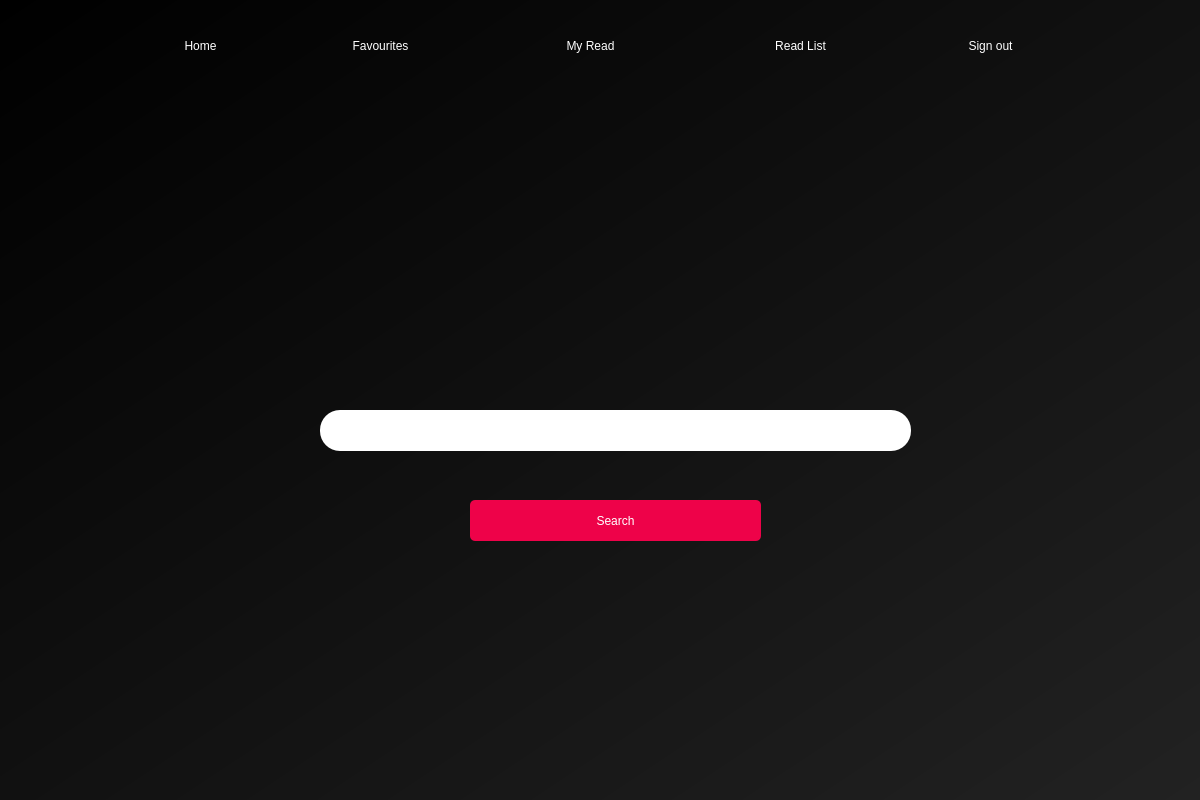
<?xml version="1.0" encoding="UTF-8"?>
<ui version="4.0">
 <class>Dialog</class>
 <widget class="QDialog" name="Dialog">
  <property name="geometry">
   <rect>
    <x>0</x>
    <y>0</y>
    <width>1200</width>
    <height>800</height>
   </rect>
  </property>
  <property name="windowTitle">
   <string>Home</string>
  </property>
  <property name="windowIcon">
   <iconset>
    <normaloff>assets/wiki_icon.png</normaloff>assets/wiki_icon.png</iconset>
  </property>
  <widget class="QWidget" name="bgwidget" native="true">
   <property name="geometry">
    <rect>
     <x>0</x>
     <y>0</y>
     <width>1200</width>
     <height>800</height>
    </rect>
   </property>
   <property name="styleSheet">
    <string notr="true">QWidget#bgwidget{
background-color: rgb(18, 18, 18);
background-color: qlineargradient(spread:pad, x1:0, y1:0, x2:1, y2:1, stop:0 rgba(0, 0, 0, 255), stop:1 rgba(34, 34, 34, 255));}
</string>
   </property>
   <widget class="QPushButton" name="search_button">
    <property name="geometry">
     <rect>
      <x>470</x>
      <y>500</y>
      <width>291</width>
      <height>41</height>
     </rect>
    </property>
    <property name="cursor">
     <cursorShape>PointingHandCursor</cursorShape>
    </property>
    <property name="styleSheet">
     <string notr="true">border-radius: 5px;
background-color: rgb(238, 2, 73);
font: 14pt &quot;MS Shell Dlg 2&quot;;
color: rgb(255, 255, 255);</string>
    </property>
    <property name="text">
     <string>Search</string>
    </property>
   </widget>
   <widget class="QWidget" name="search_widget" native="true">
    <property name="geometry">
     <rect>
      <x>320</x>
      <y>410</y>
      <width>591</width>
      <height>41</height>
     </rect>
    </property>
    <property name="styleSheet">
     <string notr="true">background-color: white;

border-radius: 20px;</string>
    </property>
    <widget class="QLabel" name="search_icon_label">
     <property name="geometry">
      <rect>
       <x>14</x>
       <y>11</y>
       <width>18</width>
       <height>19</height>
      </rect>
     </property>
     <property name="text">
      <string/>
     </property>
     <property name="pixmap">
      <pixmap>assets/search_icon.png</pixmap>
     </property>
     <property name="scaledContents">
      <bool>true</bool>
     </property>
    </widget>
    <widget class="QLineEdit" name="search_line_edit">
     <property name="geometry">
      <rect>
       <x>40</x>
       <y>0</y>
       <width>541</width>
       <height>41</height>
      </rect>
     </property>
     <property name="styleSheet">
      <string notr="true">font: 12pt &quot;MS Shell Dlg 2&quot;;</string>
     </property>
    </widget>
   </widget>
   <widget class="QLabel" name="title_icon">
    <property name="geometry">
     <rect>
      <x>400</x>
      <y>240</y>
      <width>421</width>
      <height>121</height>
     </rect>
    </property>
    <property name="text">
     <string/>
    </property>
    <property name="pixmap">
     <pixmap>assets/wiki_font.png</pixmap>
    </property>
   </widget>
   <widget class="QPushButton" name="menu_my_read">
    <property name="geometry">
     <rect>
      <x>550</x>
      <y>30</y>
      <width>81</width>
      <height>31</height>
     </rect>
    </property>
    <property name="cursor">
     <cursorShape>PointingHandCursor</cursorShape>
    </property>
    <property name="styleSheet">
     <string notr="true">border-radius: 20px;
background-color: rgba(238, 2, 73, 0);
font: 12pt &quot;MS Shell Dlg 2&quot;;
color: rgb(255, 255, 255);</string>
    </property>
    <property name="text">
     <string>My Read</string>
    </property>
   </widget>
   <widget class="QPushButton" name="menu_home">
    <property name="geometry">
     <rect>
      <x>170</x>
      <y>30</y>
      <width>61</width>
      <height>31</height>
     </rect>
    </property>
    <property name="cursor">
     <cursorShape>PointingHandCursor</cursorShape>
    </property>
    <property name="styleSheet">
     <string notr="true">border-radius: 20px;
background-color: rgba(238, 2, 73, 0);
font: 12pt &quot;MS Shell Dlg 2&quot;;
color: rgb(255, 255, 255);</string>
    </property>
    <property name="text">
     <string>Home</string>
    </property>
   </widget>
   <widget class="QPushButton" name="menu_sign_out">
    <property name="geometry">
     <rect>
      <x>950</x>
      <y>30</y>
      <width>81</width>
      <height>31</height>
     </rect>
    </property>
    <property name="cursor">
     <cursorShape>PointingHandCursor</cursorShape>
    </property>
    <property name="styleSheet">
     <string notr="true">border-radius: 20px;
background-color: rgba(238, 2, 73, 0);
font: 12pt &quot;MS Shell Dlg 2&quot;;
color: rgb(255, 255, 255);</string>
    </property>
    <property name="text">
     <string>Sign out</string>
    </property>
   </widget>
   <widget class="QPushButton" name="menu_read_list">
    <property name="geometry">
     <rect>
      <x>750</x>
      <y>30</y>
      <width>101</width>
      <height>31</height>
     </rect>
    </property>
    <property name="cursor">
     <cursorShape>PointingHandCursor</cursorShape>
    </property>
    <property name="styleSheet">
     <string notr="true">border-radius: 20px;
background-color: rgba(238, 2, 73, 0);
font: 12pt &quot;MS Shell Dlg 2&quot;;
color: rgb(255, 255, 255);</string>
    </property>
    <property name="text">
     <string>Read List</string>
    </property>
   </widget>
   <widget class="QPushButton" name="menu_fav">
    <property name="geometry">
     <rect>
      <x>330</x>
      <y>30</y>
      <width>101</width>
      <height>31</height>
     </rect>
    </property>
    <property name="cursor">
     <cursorShape>PointingHandCursor</cursorShape>
    </property>
    <property name="styleSheet">
     <string notr="true">border-radius: 20px;
background-color: rgba(238, 2, 73, 0);
font: 12pt &quot;MS Shell Dlg 2&quot;;
color: rgb(255, 255, 255);</string>
    </property>
    <property name="text">
     <string>Favourites</string>
    </property>
   </widget>
  </widget>
 </widget>
 <resources/>
 <connections/>
</ui>
